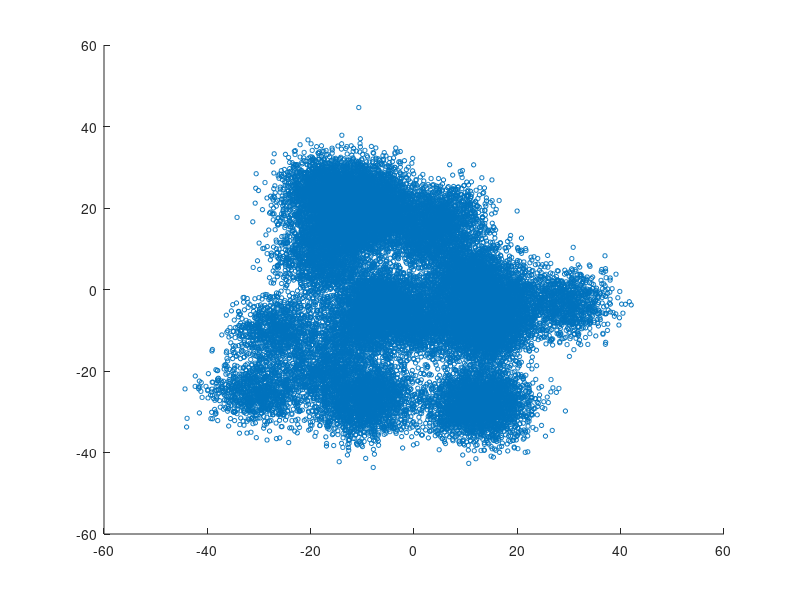

Write MATLAB code to recreate this figure. (Note: this script raises an error after producing the figure.)
%GMM

% Clear everything
clear; clc; close ALL;

rngsetting = rng;  % save the current rng settings for reproducability
% Generate Gaussian clusters of data

% True number of clusters:
K = 30;

% Number of clusters in GMM algorithm
C = 2;
 
MU = zeros(K, 2);
SIGMA = zeros(2, 2, K);
X = zeros(K * 1000, 2);
for k = 1:K;
    MU(k,:) = 2*K*(rand(1, 2)-0.5);
    s = (rand(2,2) - 0.5);
    SIGMA(:,:,k) = 0.5*K*(s'*s + eye(2));
    %SIGMA(:,:,k) = eye(2);
    X(1000*(k-1)+1 : 1000*k , :) = mvnrnd(MU(k,:), SIGMA(:,:,k), 1000);
end

figure('units','normalized','position',[.1 .1 .8 .8]);
scatter(X(:,1),X(:,2),10,'r.')
hold on
set(gca, 'color', [0 0 0])

% Fit a two-component GMM
options = statset('Display', 'iter','MaxIter',50*C);  % display information for the algorithm
obj = fitgmdist(X, C, 'Options', options);

% Plot the fit
h = ezcontour(@(x,y)pdf(obj, [x y]), ...
    [min(X(:,1)) - 1, max(X(:,1))+1], [min(X(:,2))-1, max(X(:,2))+1]);
centroids = obj.mu;
plot(centroids(:,1),centroids(:,2),'g*','MarkerSize',12);
legend('fitted centroid');
xlabel('Feature 1','FontSize',16);
ylabel('Feature 2','FontSize',16);
title(['Gaussian Mixture Model with K = ',num2str(C),...
    '  (generated using ', num2str(K),' MVGs)'],'FontSize',20);